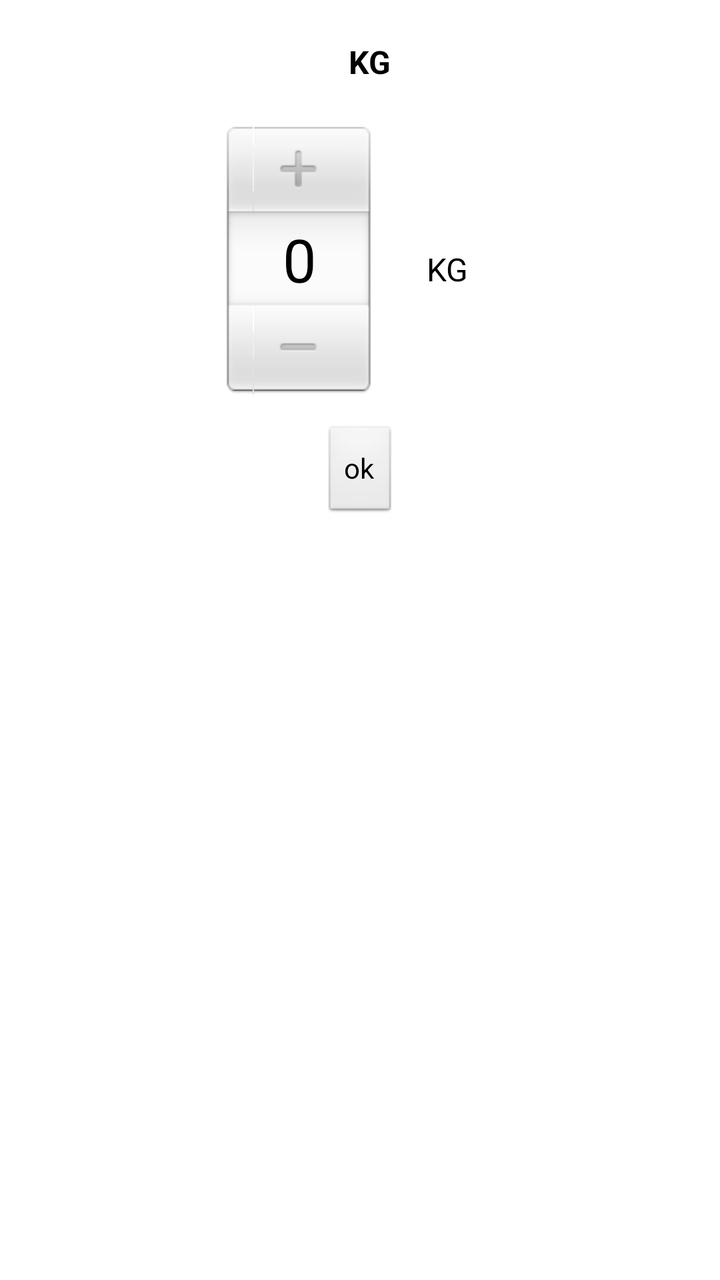
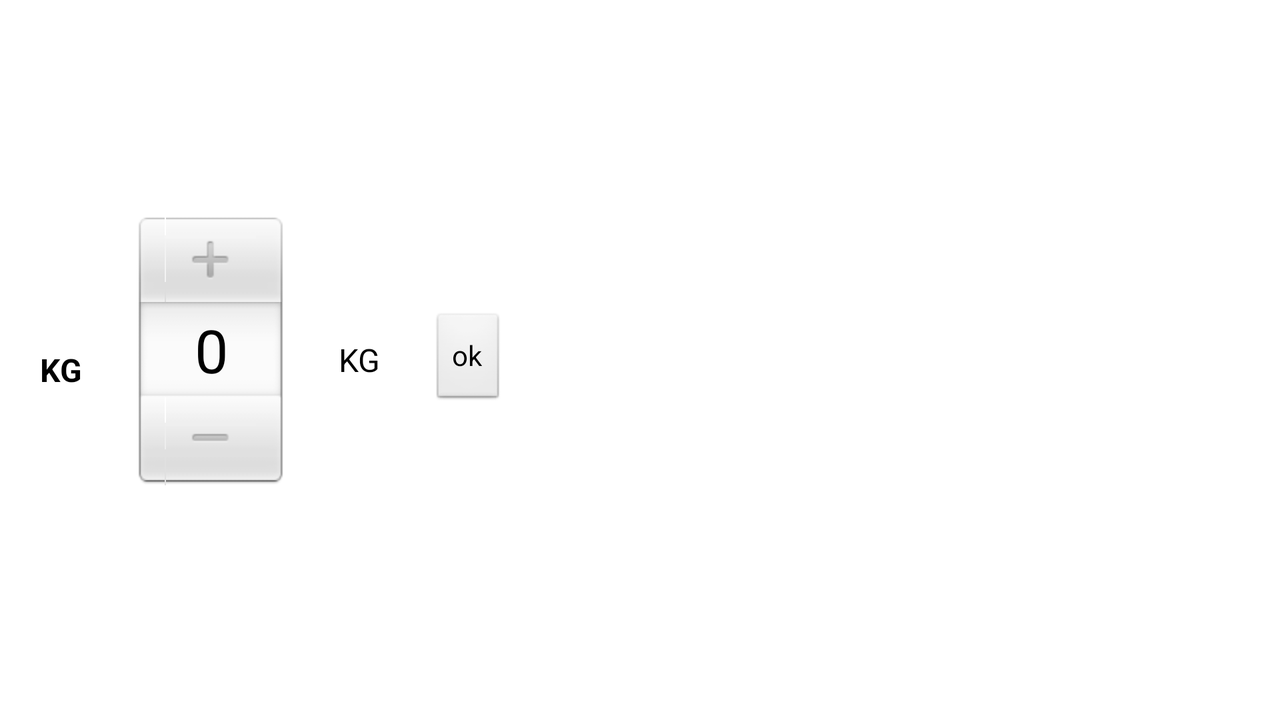

Compare how this app lays out the same screen by default and in its alternative resource folder. The renders come first, then the two layout files and the values they reference.
<!-- AndroidManifest.xml: application theme AppTheme -->
<!-- res/layout/ingredient_ammount_picker_dialog.xml -->
<?xml version="1.0" encoding="utf-8"?>
<LinearLayout xmlns:android="http://schemas.android.com/apk/res/android"
    android:layout_width="match_parent"
    android:layout_height="match_parent"
    android:gravity="center_horizontal"
    android:orientation="vertical" >

    <LinearLayout
        android:layout_width="wrap_content"
        android:layout_height="wrap_content"
        android:gravity="center_vertical"
        android:orientation="horizontal" >

        <ImageView
            android:id="@+id/ingredientImageView"
            android:layout_width="wrap_content"
            android:layout_height="wrap_content"
            android:layout_gravity="center_horizontal"
            android:layout_margin="5dp"
            android:contentDescription="@string/ingredient" />

        <TextView
            android:id="@+id/ingredientName"
            android:layout_width="wrap_content"
            android:layout_height="wrap_content"
            android:layout_gravity="center"
            android:layout_margin="20dp"
            android:text="@string/kg"
            android:textColor="@color/holo_dark_gray"
            android:textSize="16sp"
            android:textStyle="bold" />
    </LinearLayout>

    <LinearLayout
        android:layout_width="match_parent"
        android:layout_height="wrap_content"
        android:gravity="center_horizontal"
        android:orientation="horizontal" >

        <NumberPicker
            android:id="@+id/numberPicker"
            android:layout_width="wrap_content"
            android:layout_height="wrap_content"
            android:layout_gravity="center_horizontal"
            android:layout_margin="5dp" />

        <TextView
            android:id="@+id/unit"
            android:layout_width="wrap_content"
            android:layout_height="wrap_content"
            android:layout_gravity="center"
            android:layout_margin="20dp"
            android:text="@string/kg"
            android:textColor="#000000"
            android:textSize="16sp" />
    </LinearLayout>

    <Button
        android:id="@+id/okButton"
        android:layout_width="wrap_content"
        android:layout_height="wrap_content"
        android:layout_gravity="center_horizontal"
        android:layout_margin="5dp"
        android:text="@string/ok"
        android:textColor="@color/holo_dark_gray" />

</LinearLayout>
<!-- resources referenced by this layout -->
<resources>
  <color name="holo_dark_gray">#ff000000</color>
  <string name="ingredient">składnik</string>
  <string name="kg">KG</string>
  <string name="ok">ok</string>
  <style name="AppTheme" parent="AppBaseTheme">
          <item name="android:actionBarStyle">@style/MyActionBar</item>
          <item name="android:actionButtonStyle">@style/Theme.MyAppTheme.ActionBar.ActionMenu.ButtonStyle</item>
          <item name="android:actionMenuTextColor">@color/holo_dark_gray</item>
      </style>
  <style name="AppBaseTheme" parent="android:Theme.Light" />
  <style name="MyActionBar" parent="@android:style/Widget.Holo.Light.ActionBar">
          <item name="android:background">#FFFFFF</item>
          <item name="android:titleTextStyle">@style/Theme.MyAppTheme.ActionBar.TitleTextStyle</item>
      </style>
  <style name="Theme.MyAppTheme.ActionBar.ActionMenu.ButtonStyle" parent="@android:style/Widget.ActionButton">
          <item name="android:textColor">@color/holo_dark_gray</item>
          <item name="android:paddingLeft">0dip</item>
          <item name="android:paddingRight">0dip</item>
      </style>
  <style name="Theme.MyAppTheme.ActionBar.TitleTextStyle" parent="android:style/TextAppearance.Holo.Widget.ActionBar.Title">
          <item name="android:textColor">@color/holo_dark_gray</item>
      </style>
</resources>
<!-- res/layout-land/ingredient_ammount_picker_dialog.xml (the repository's variant of the layout above) -->
<!-- drawn on the phone turned sideways -->
<?xml version="1.0" encoding="utf-8"?>
<LinearLayout xmlns:android="http://schemas.android.com/apk/res/android"
    android:layout_width="match_parent"
    android:layout_height="match_parent"
    android:gravity="center_vertical"
    android:orientation="horizontal" >

    <LinearLayout
        android:layout_width="wrap_content"
        android:layout_height="wrap_content"
        android:gravity="center_vertical"
        android:orientation="vertical" >

        <ImageView
            android:id="@+id/ingredientImageView"
            android:layout_width="wrap_content"
            android:layout_height="wrap_content"
            android:layout_gravity="center_horizontal"
            android:layout_margin="5dp"
            android:contentDescription="@string/ingredient" />

        <TextView
            android:id="@+id/ingredientName"
            android:layout_width="wrap_content"
            android:layout_height="wrap_content"
            android:layout_gravity="center"
            android:layout_margin="20dp"
            android:text="@string/kg"
            android:textColor="@color/holo_dark_gray"
            android:textSize="16sp"
            android:textStyle="bold" />
    </LinearLayout>

    <LinearLayout
        android:layout_width="wrap_content"
        android:layout_height="wrap_content"
        android:gravity="center_horizontal"
        android:orientation="horizontal" >

        <NumberPicker
            android:id="@+id/numberPicker"
            android:layout_width="wrap_content"
            android:layout_height="wrap_content"
            android:layout_gravity="center_horizontal"
            android:layout_margin="5dp" />

        <TextView
            android:id="@+id/unit"
            android:layout_width="wrap_content"
            android:layout_height="wrap_content"
            android:layout_gravity="center"
            android:layout_margin="20dp"
            android:text="@string/kg"
            android:textColor="#000000"
            android:textSize="16sp" />
    </LinearLayout>

    <Button
        android:id="@+id/okButton"
        android:layout_width="wrap_content"
        android:layout_height="wrap_content"
        android:layout_gravity="center"
        android:layout_margin="5dp"
        android:text="@string/ok"
        android:textColor="@color/holo_dark_gray" />

</LinearLayout>
